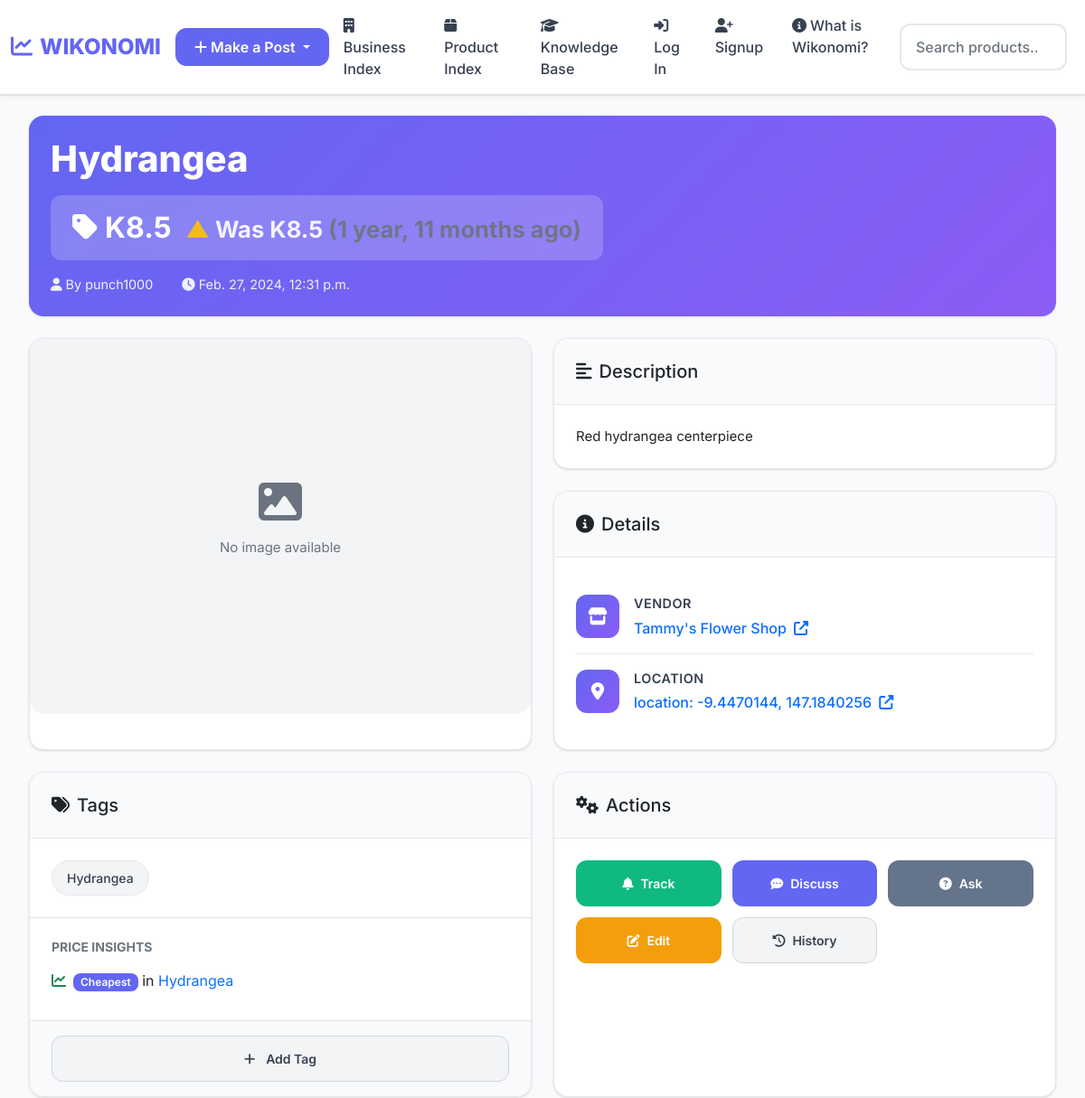
/product/detail/11 (upper part), run on an earlier commit of the app's database.
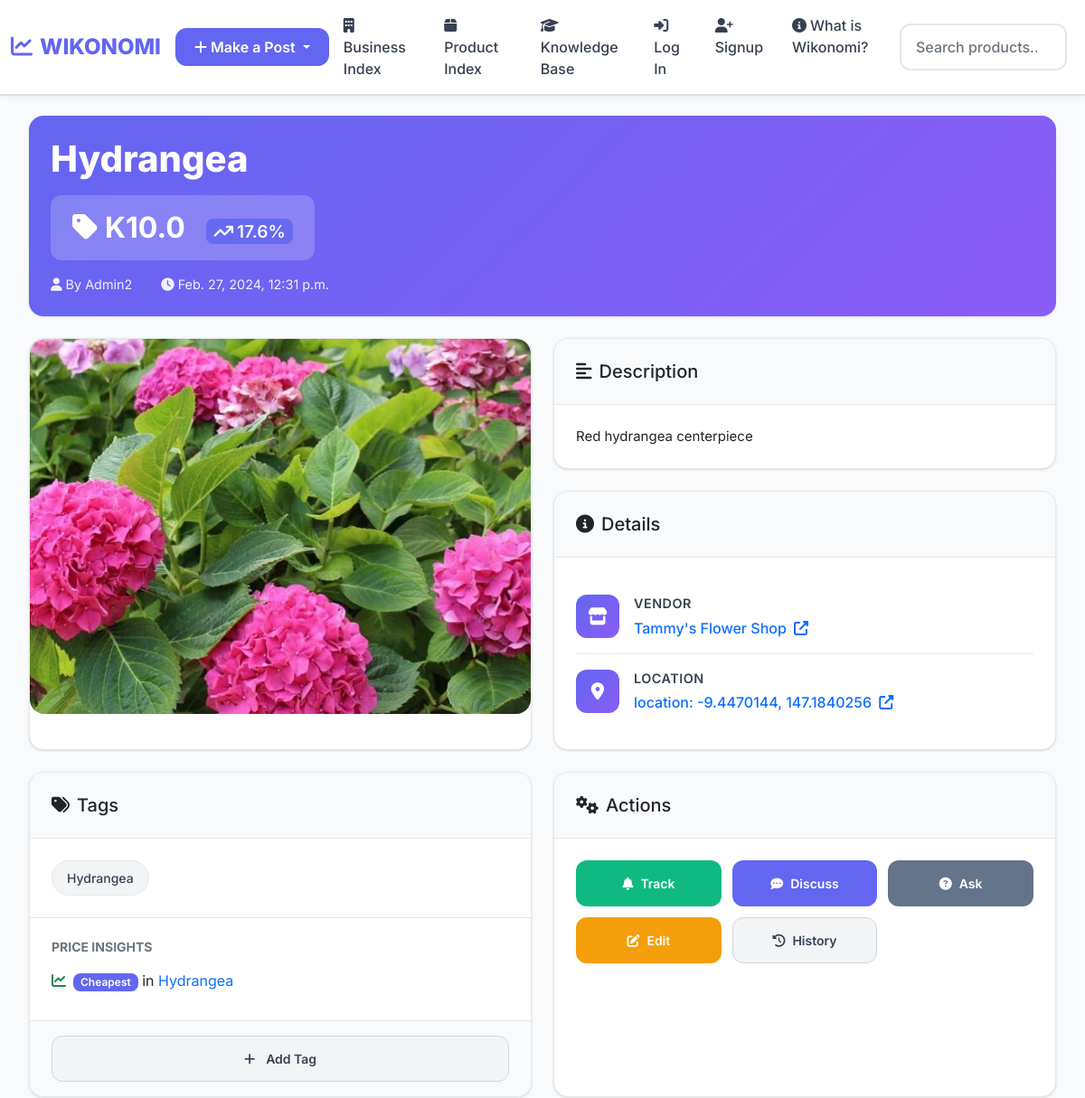
And on a later commit of the database.
### Product/models.py (models this page shows, shortened)
class Product(models.Model):
    name = models.CharField(max_length=100)
    price = models.FloatField()
    description = models.TextField(max_length=300,blank=True)
    business  = models.ForeignKey(Business,on_delete=models.CASCADE, null=True)
    author = models.ForeignKey(User,on_delete=models.SET_NULL,null=True)
    is_public = models.BooleanField(default=True)
    date_created = models.DateTimeField(default=timezone.now)
    date_updated = models.DateTimeField(default=timezone.now, editable=False)
    location = models.ForeignKey(Location,on_delete=models.SET_NULL,null=True,blank=True)
    def FirstPhoto(self):
        return self.productphoto_set.first()
    def get_last_price(self):
        from History.models import ProductHistory
        last_history = ProductHistory.objects.filter(product=self).order_by('-id')[1:2].first()
        if last_history and last_history.price is not None:
            return last_history.price
        return self.price  # Fallback to current price if no history
    def get_last_price_date(self):
        from History.models import ProductHistory
        last_history = ProductHistory.objects.filter(product=self).order_by('-id')[1:2].first()
        if last_history:
            return last_history.date_created
        return None
    def get_price_history_stats(self):
        from History.models import ProductHistory
        history = ProductHistory.objects.filter(product=self).order_by('-id')[:2]
        if len(history) < 2:
            return None
        current = history[0].price
        previous = history[1].price
        if current is None or previous is None:
            return None
        difference = current - previous
        if difference == 0:
            return None
        percentage = (difference / previous * 100) if previous != 0 else 0
        return {
            'current': current,
            'previous': previous,
            'difference': difference,
            'percentage': abs(percentage),
            'is_increase': difference > 0,
            'is_decrease': difference < 0
        }
    def has_price_history(self):
        from History.models import ProductHistory
        return ProductHistory.objects.filter(product=self).count() > 1

### History/models.py (models this page shows, shortened)
class ProductHistory(models.Model):
    product = models.ForeignKey(Product, on_delete=models.SET_NULL, null=True)
    name = models.CharField(max_length=100, blank=True)
    description = models.TextField(max_length=300, blank=True)
    previous_author = models.CharField(max_length=100, null=True, blank=True)
    current_author = models.CharField(max_length=100, null=True, blank=True)
    price = models.FloatField(null=True, blank=True)
    date_created = models.DateTimeField(default=timezone.now)
    date_updated = models.DateTimeField(auto_now=True)
    business = models.CharField(max_length=100, blank=True)
    is_public = models.BooleanField(default=True)

### Business/models.py (models this page shows, shortened)
class Business(models.Model):
    name = models.CharField(max_length=100)
    description = models.TextField(max_length=300, blank=True)
    location_description = models.CharField(max_length=200, blank=True, help_text="Verbose description of the business location")
    location = models.ForeignKey(Location, on_delete=models.SET_NULL, null=True, blank=True, help_text="GPS coordinates and address")
    image = models.ImageField(upload_to=get_image_filename,null=True,blank=True)
    author = models.ForeignKey(User,on_delete=models.SET_NULL,null=True)
    date_created = models.DateTimeField(auto_now_add=True)
    date_updated = models.DateTimeField(auto_now=True)
    is_public = models.BooleanField(default=True)

### Location/models.py (models this page shows, shortened)
class Location(models.Model):
    latitude = models.FloatField(null=True, blank=True)
    longitude = models.FloatField(null=True, blank=True)
    def __str__(self):
        return "location: {}, {}".format(self.latitude, self.longitude)

### Photo/models.py (models this page shows, shortened)
class ProductPhoto(models.Model):
    product = models.ForeignKey(Product, on_delete=models.CASCADE)
    photo = models.ImageField(upload_to=get_product_photo_filename, null=True, blank=True)

### Product/views.py (the view)
# urls.py: path('product/detail/<int:prod_id>',views.ProductDetailView,name='detail'),
def ProductDetailView(request,prod_id):
    product = get_object_or_404(Product, id=prod_id)
    productTags = Tag.objects.filter(products=product)
    context = {
        'product': product,
        'productTags': productTags,
    }
    return render(request,'Product/ProductDetail.html',context)

### Home/templatetags/extra_date_filters.py (called while the page is built)
@register.filter(name="get_price_tag_details")
def get_price_tag_details(product):
    results = []
    if not hasattr(product, 'tags'):
        return results
    for tag in product.tags.all():
        label = ''
        stats = tag.products.aggregate(
            min_price=Min('price'),
            avg_price=Avg('price'),
            max_price=Max('price')
        )
        if not all(stats.values()):
            continue
        avg_price = float(stats['avg_price'] or 0)
        if product.price == stats['min_price']:
            label = "Cheapest"
        elif product.price < 0.8 * avg_price:
            label = "Cheap"
        elif product.price == stats['max_price']:
            label = "Most Expensive"
        elif product.price >= 1.3 * avg_price:
            label = "Expensive"
        if label:
            results.append({'label': label, 'tag': tag})
    return results

### Product/templates/Product/ProductDetail.html (shortened to what the changed rows need)
{% extends 'Home/base.html' %}
{% load thumbnail %}
{% load humanize %}
{% load static %}
{% load extra_date_filters %}
{% block content %}
  <link rel="stylesheet" href="{% static 'Product/css/ProductDetail.css' %}">
  <link rel="stylesheet" href="https://unpkg.com/leaflet/dist/leaflet.css" />
  <div class="bento-container">
    <div class="bento-grid">
      <div class="bento-card hero-card">
        <div class="bento-card-body">
          <h1 class="product-title">{{product.name}}</h1>
          <div class="price-display">
            <a href="{% url 'History:edit-list' product.id %}" class="text-decoration-none text-white" title="View price history">
              <i class="fas fa-tag me-2"></i>K{{product.price|intcomma}}
              {% if product.has_price_history %}
                <span class="price-comparison ms-2" style="font-size: 0.8em; opacity: 0.9;">
                  {% with price_stats=product.get_price_history_stats %}
                    {% if price_stats %}
                      {% if price_stats.is_increase %}
                        <span class="badge bg-danger text-white ms-2" title="Increased from K{{ price_stats.previous|intcomma }}">
                          <i class="fas fa-arrow-trend-up me-1"></i>{{ price_stats.percentage|floatformat:1 }}%
                        </span>
                      {% elif price_stats.is_decrease %}
                        <span class="badge bg-success text-white ms-2" title="Decreased from K{{ price_stats.previous|intcomma }}">
                          <i class="fas fa-arrow-trend-down me-1"></i>{{ price_stats.percentage|floatformat:1 }}%
                        </span>
                      {% endif %}
                    {% else %}
                      {% if product.get_last_price > product.price %}
                        <span class="text-success">▼</span>
                      {% else %}
                        <span class="text-warning">▲</span>
                      {% endif %}
                      Was K{{ product.get_last_price|intcomma }}
                      <span class="text-muted">({{ product.get_last_price_date|timesince }} ago)</span>
                    {% endif %}
                  {% endwith %}
                </span>
              {% endif %}
            </a>
          </div>
          <div class="meta-info">
            <span><i class="fas fa-user me-1"></i>By {{product.author}}</span>
            <span><i class="fas fa-clock me-1"></i>{{product.date_updated}}</span>
          </div>
        </div>
      </div>
      <div class="bento-card image-card">
        <div class="bento-card-body p-0">
          {% if product.FirstPhoto.photo %}
            <div class="product-image-wrapper">
              <img src="{{ product.FirstPhoto.photo.url }}"
                   alt="{{product.name}}"
                   class="product-image"
                   id="busImg">
            </div>
          {% else %}
            <div class="product-image-wrapper">
              <div class="no-image-placeholder">
                <div class="text-center">
                  <i class="fas fa-image fa-3x mb-3"></i>
                  <p>No image available</p>
                </div>
              </div>
            </div>
          {% endif %}
        </div>
      </div>
      <div class="bento-card info-card">
        <div class="bento-card-body">
          {% if product.description %}
            <p class="mb-0">{{product.description}}</p>
          {% endif %}
        </div>
      </div>
      <div class="bento-card info-card">
        <div class="bento-card-body">
          <div class="info-item">
            <div class="info-content">
              <div class="info-value">
                {% if product.business %}
                  <a href="{% url 'Business:detail' product.business.id %}" class="text-decoration-none">
                    {{product.business.name}} <i class="fas fa-external-link-alt ms-1"></i>
                  </a>
                {% else %}
                  <span class="text-muted">No vendor information</span>
                {% endif %}
              </div>
            </div>
          </div>
          <div class="info-item">
            <div class="info-content">
              <div class="info-value">
                {% if product.location %}
                  <a href="{% url 'Location:location' product.location.id %}" class="text-decoration-none">
                    {{product.location}} <i class="fas fa-external-link-alt ms-1"></i>
                  </a>
                {% else %}
                  <span class="text-muted">No location information</span>
                {% endif %}
              </div>
            </div>
          </div>
        </div>
      </div>
  </div>
{% endblock %}

What changed in the data, as far as the page shows it:
changed Product "Hydrangea": price "8.5" → "10.0"; author "punch1000" → "Admin2"; FirstPhoto.photo: picture added; get_last_price "8.5" → (not shown); get_last_price_date "1 year, 11 months" → (not shown)
Also different on the page:
{{ price_stats.percentage|floatformat:1 }}: (not shown) → "17.6"
text no longer shown: "▲ Was K ( ago) No image available"
